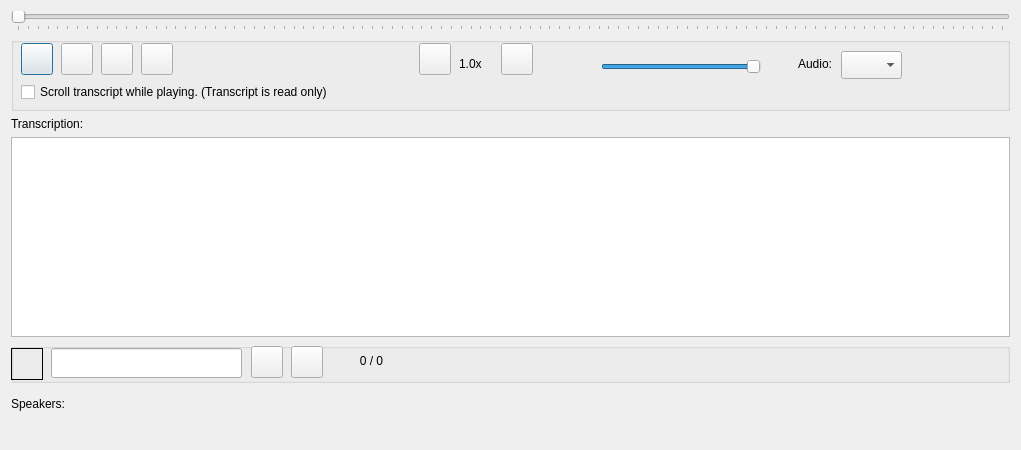
<?xml version="1.0" encoding="UTF-8"?>
<ui version="4.0">
 <class>Dialog_view_av</class>
 <widget class="QDialog" name="Dialog_view_av">
  <property name="geometry">
   <rect>
    <x>0</x>
    <y>0</y>
    <width>1021</width>
    <height>450</height>
   </rect>
  </property>
  <property name="windowTitle">
   <string>View Audio Video</string>
  </property>
  <layout class="QGridLayout" name="gridLayout">
   <item row="5" column="0">
    <widget class="QTextEdit" name="textEdit_transcription">
     <property name="minimumSize">
      <size>
       <width>0</width>
       <height>40</height>
      </size>
     </property>
     <property name="maximumSize">
      <size>
       <width>16777215</width>
       <height>167700</height>
      </size>
     </property>
     <property name="tabChangesFocus">
      <bool>true</bool>
     </property>
    </widget>
   </item>
   <item row="0" column="0">
    <widget class="QSlider" name="horizontalSlider">
     <property name="toolTip">
      <string>&lt;html&gt;&lt;head/&gt;&lt;body&gt;&lt;p&gt;Left click on the slider button and drag left or right to change audio/video position.&lt;/p&gt;&lt;/body&gt;&lt;/html&gt;</string>
     </property>
     <property name="minimum">
      <number>0</number>
     </property>
     <property name="maximum">
      <number>1000</number>
     </property>
     <property name="singleStep">
      <number>1</number>
     </property>
     <property name="value">
      <number>0</number>
     </property>
     <property name="orientation">
      <enum>Qt::Horizontal</enum>
     </property>
     <property name="tickPosition">
      <enum>QSlider::TicksBelow</enum>
     </property>
     <property name="tickInterval">
      <number>10</number>
     </property>
    </widget>
   </item>
   <item row="3" column="0">
    <widget class="QGroupBox" name="groupBox_2">
     <property name="minimumSize">
      <size>
       <width>0</width>
       <height>74</height>
      </size>
     </property>
     <property name="maximumSize">
      <size>
       <width>16777215</width>
       <height>74</height>
      </size>
     </property>
     <property name="title">
      <string/>
     </property>
     <widget class="QPushButton" name="pushButton_play">
      <property name="geometry">
       <rect>
        <x>10</x>
        <y>6</y>
        <width>32</width>
        <height>32</height>
       </rect>
      </property>
      <property name="toolTip">
       <string>&lt;html&gt;&lt;head/&gt;&lt;body&gt;&lt;p&gt;Play / Pause&lt;/p&gt;&lt;p&gt;Ctrl + S start/pause&lt;/p&gt;&lt;p&gt;Ctrl + P start/pause&lt;/p&gt;&lt;/body&gt;&lt;/html&gt;</string>
      </property>
      <property name="text">
       <string/>
      </property>
     </widget>
     <widget class="QSlider" name="horizontalSlider_vol">
      <property name="geometry">
       <rect>
        <x>590</x>
        <y>21</y>
        <width>160</width>
        <height>18</height>
       </rect>
      </property>
      <property name="maximum">
       <number>100</number>
      </property>
      <property name="value">
       <number>100</number>
      </property>
      <property name="orientation">
       <enum>Qt::Horizontal</enum>
      </property>
     </widget>
     <widget class="QLabel" name="label_volume">
      <property name="geometry">
       <rect>
        <x>540</x>
        <y>8</y>
        <width>32</width>
        <height>32</height>
       </rect>
      </property>
      <property name="toolTip">
       <string>&lt;html&gt;&lt;head/&gt;&lt;body&gt;&lt;p&gt;Volume&lt;/p&gt;&lt;/body&gt;&lt;/html&gt;</string>
      </property>
      <property name="text">
       <string/>
      </property>
      <property name="alignment">
       <set>Qt::AlignRight|Qt::AlignTrailing|Qt::AlignVCenter</set>
      </property>
     </widget>
     <widget class="QLabel" name="label_time">
      <property name="geometry">
       <rect>
        <x>220</x>
        <y>13</y>
        <width>171</width>
        <height>21</height>
       </rect>
      </property>
      <property name="text">
       <string/>
      </property>
     </widget>
     <widget class="QComboBox" name="comboBox_tracks">
      <property name="geometry">
       <rect>
        <x>830</x>
        <y>14</y>
        <width>61</width>
        <height>28</height>
       </rect>
      </property>
     </widget>
     <widget class="QLabel" name="label_audio">
      <property name="geometry">
       <rect>
        <x>760</x>
        <y>17</y>
        <width>61</width>
        <height>20</height>
       </rect>
      </property>
      <property name="text">
       <string>Audio:</string>
      </property>
      <property name="alignment">
       <set>Qt::AlignRight|Qt::AlignTrailing|Qt::AlignVCenter</set>
      </property>
     </widget>
     <widget class="QCheckBox" name="checkBox_scroll_transcript">
      <property name="geometry">
       <rect>
        <x>10</x>
        <y>44</y>
        <width>511</width>
        <height>22</height>
       </rect>
      </property>
      <property name="text">
       <string>Scroll transcript while playing. (Transcript is read only)</string>
      </property>
     </widget>
     <widget class="QLabel" name="label_rate">
      <property name="geometry">
       <rect>
        <x>448</x>
        <y>17</y>
        <width>41</width>
        <height>20</height>
       </rect>
      </property>
      <property name="toolTip">
       <string>&lt;html&gt;&lt;head/&gt;&lt;body&gt;&lt;p&gt;Ctrl + Shift + &amp;gt; increase play rate, maximum 2.0&lt;/p&gt;&lt;p&gt;Ctrl + Shift + &amp;lt; decrease play rate, minimum 0.1&lt;/p&gt;&lt;/body&gt;&lt;/html&gt;</string>
      </property>
      <property name="text">
       <string>1.0x</string>
      </property>
     </widget>
     <widget class="QLabel" name="label_time_3">
      <property name="geometry">
       <rect>
        <x>180</x>
        <y>7</y>
        <width>32</width>
        <height>32</height>
       </rect>
      </property>
      <property name="toolTip">
       <string>&lt;html&gt;&lt;head/&gt;&lt;body&gt;&lt;p&gt;Time&lt;/p&gt;&lt;/body&gt;&lt;/html&gt;</string>
      </property>
      <property name="text">
       <string/>
      </property>
     </widget>
     <widget class="QPushButton" name="pushButton_rate_down">
      <property name="geometry">
       <rect>
        <x>408</x>
        <y>6</y>
        <width>32</width>
        <height>32</height>
       </rect>
      </property>
      <property name="toolTip">
       <string>&lt;html&gt;&lt;head/&gt;&lt;body&gt;&lt;p&gt;Decrease play rate&lt;/p&gt;&lt;p&gt;Ctrl + Shift + &amp;lt; &lt;/p&gt;&lt;/body&gt;&lt;/html&gt;</string>
      </property>
      <property name="text">
       <string/>
      </property>
     </widget>
     <widget class="QPushButton" name="pushButton_rate_up">
      <property name="geometry">
       <rect>
        <x>490</x>
        <y>6</y>
        <width>32</width>
        <height>32</height>
       </rect>
      </property>
      <property name="toolTip">
       <string>&lt;html&gt;&lt;head/&gt;&lt;body&gt;&lt;p&gt;Increase play rate&lt;/p&gt;&lt;p&gt;Ctrl + Shift + &amp;gt; &lt;/p&gt;&lt;/body&gt;&lt;/html&gt;</string>
      </property>
      <property name="text">
       <string/>
      </property>
     </widget>
     <widget class="QPushButton" name="pushButton_rewind_5">
      <property name="geometry">
       <rect>
        <x>50</x>
        <y>6</y>
        <width>32</width>
        <height>32</height>
       </rect>
      </property>
      <property name="toolTip">
       <string>&lt;html&gt;&lt;head/&gt;&lt;body&gt;&lt;p&gt;Rewind 5 seconds&lt;/p&gt;&lt;p&gt;Ctrl + R&lt;/p&gt;&lt;/body&gt;&lt;/html&gt;</string>
      </property>
      <property name="text">
       <string/>
      </property>
     </widget>
     <widget class="QPushButton" name="pushButton_rewind_30">
      <property name="geometry">
       <rect>
        <x>90</x>
        <y>6</y>
        <width>32</width>
        <height>32</height>
       </rect>
      </property>
      <property name="toolTip">
       <string>&lt;html&gt;&lt;head/&gt;&lt;body&gt;&lt;p&gt;Rewind 30 seconds&lt;/p&gt;&lt;p&gt;Alt + R&lt;/p&gt;&lt;/body&gt;&lt;/html&gt;</string>
      </property>
      <property name="text">
       <string/>
      </property>
     </widget>
     <widget class="QPushButton" name="pushButton_forward_30">
      <property name="geometry">
       <rect>
        <x>130</x>
        <y>6</y>
        <width>32</width>
        <height>32</height>
       </rect>
      </property>
      <property name="toolTip">
       <string>&lt;html&gt;&lt;head/&gt;&lt;body&gt;&lt;p&gt;Forward 30 seconds&lt;/p&gt;&lt;p&gt;Alt + F&lt;/p&gt;&lt;/body&gt;&lt;/html&gt;</string>
      </property>
      <property name="text">
       <string/>
      </property>
     </widget>
    </widget>
   </item>
   <item row="4" column="0">
    <widget class="QLabel" name="label_transcription">
     <property name="toolTip">
      <string>&lt;html&gt;&lt;head/&gt;&lt;body&gt;&lt;p&gt;&lt;br/&gt;&lt;/p&gt;&lt;/body&gt;&lt;/html&gt;</string>
     </property>
     <property name="text">
      <string>Transcription:</string>
     </property>
    </widget>
   </item>
   <item row="7" column="0">
    <widget class="QLabel" name="label_speakers">
     <property name="minimumSize">
      <size>
       <width>0</width>
       <height>30</height>
      </size>
     </property>
     <property name="maximumSize">
      <size>
       <width>16777215</width>
       <height>30</height>
      </size>
     </property>
     <property name="toolTip">
      <string>&lt;html&gt;&lt;head/&gt;&lt;body&gt;&lt;p&gt;Add a speaker name to shortcuts. In the text entry box press ctrl + n&lt;/p&gt;&lt;p&gt;Insert a speaker into transcription. In the text entry box press ctrl + 1 up to ctrl + 8 for the speakers name.&lt;/p&gt;&lt;/body&gt;&lt;/html&gt;</string>
     </property>
     <property name="text">
      <string>Speakers:</string>
     </property>
    </widget>
   </item>
   <item row="6" column="0">
    <widget class="QGroupBox" name="groupBox_search_text">
     <property name="minimumSize">
      <size>
       <width>0</width>
       <height>40</height>
      </size>
     </property>
     <property name="maximumSize">
      <size>
       <width>16777215</width>
       <height>40</height>
      </size>
     </property>
     <property name="title">
      <string/>
     </property>
     <widget class="QLineEdit" name="lineEdit_search">
      <property name="geometry">
       <rect>
        <x>40</x>
        <y>5</y>
        <width>191</width>
        <height>30</height>
       </rect>
      </property>
      <property name="toolTip">
       <string>&lt;html&gt;&lt;head/&gt;&lt;body&gt;&lt;p&gt;Search for text.&lt;/p&gt;&lt;/body&gt;&lt;/html&gt;</string>
      </property>
     </widget>
     <widget class="QPushButton" name="pushButton_next">
      <property name="geometry">
       <rect>
        <x>280</x>
        <y>3</y>
        <width>32</width>
        <height>32</height>
       </rect>
      </property>
      <property name="toolTip">
       <string>&lt;html&gt;&lt;head/&gt;&lt;body&gt;&lt;p&gt;Next&lt;/p&gt;&lt;/body&gt;&lt;/html&gt;</string>
      </property>
      <property name="text">
       <string/>
      </property>
     </widget>
     <widget class="QLabel" name="label_search_regex">
      <property name="geometry">
       <rect>
        <x>0</x>
        <y>5</y>
        <width>32</width>
        <height>32</height>
       </rect>
      </property>
      <property name="toolTip">
       <string>&lt;html&gt;&lt;head/&gt;&lt;body&gt;&lt;p&gt;Search uses Regex functions. &lt;/p&gt;&lt;p&gt;A dot ‘.’ is used as a wild card, e.g. ‘.ears’ will match ‘bears’ and ‘years’. &lt;/p&gt;&lt;p&gt;A ‘?’ after a character will match one or none times that character, e.g. ‘bears?’ will match ‘bear’ and ‘bears’ &lt;/p&gt;&lt;p&gt;&lt;span style=&quot; background-color:transparent;&quot;&gt;A ‘*’ after a character will match zero or more times. &lt;/span&gt;&lt;/p&gt;&lt;p&gt;&lt;span style=&quot; background-color:transparent;&quot;&gt;‘&lt;/span&gt;\. will match the dot symbol, ‘\?’ will match the question mark. ‘\n’ will match the line ending symbol. &lt;/p&gt;&lt;p&gt;Regex cheatsheet: &lt;a href=&quot;http://www.rexegg.com/regex-quickstart.html&quot;&gt;&lt;span style=&quot; text-decoration: underline; color:#000080;&quot;&gt;www.rexegg.com/regex-quickstart.html&lt;/span&gt;&lt;/a&gt;&lt;/p&gt;&lt;/body&gt;&lt;/html&gt;</string>
      </property>
      <property name="autoFillBackground">
       <bool>false</bool>
      </property>
      <property name="frameShape">
       <enum>QFrame::Box</enum>
      </property>
      <property name="text">
       <string/>
      </property>
      <property name="alignment">
       <set>Qt::AlignRight|Qt::AlignTrailing|Qt::AlignVCenter</set>
      </property>
      <property name="wordWrap">
       <bool>true</bool>
      </property>
     </widget>
     <widget class="QPushButton" name="pushButton_previous">
      <property name="geometry">
       <rect>
        <x>240</x>
        <y>3</y>
        <width>32</width>
        <height>32</height>
       </rect>
      </property>
      <property name="toolTip">
       <string>&lt;html&gt;&lt;head/&gt;&lt;body&gt;&lt;p&gt;Previous&lt;/p&gt;&lt;/body&gt;&lt;/html&gt;</string>
      </property>
      <property name="text">
       <string/>
      </property>
     </widget>
     <widget class="QLabel" name="label_search_totals">
      <property name="geometry">
       <rect>
        <x>320</x>
        <y>7</y>
        <width>81</width>
        <height>22</height>
       </rect>
      </property>
      <property name="text">
       <string>0 / 0</string>
      </property>
      <property name="alignment">
       <set>Qt::AlignCenter</set>
      </property>
     </widget>
    </widget>
   </item>
   <item row="8" column="0">
    <widget class="QLabel" name="label_note">
     <property name="text">
      <string/>
     </property>
    </widget>
   </item>
  </layout>
 </widget>
 <tabstops>
  <tabstop>pushButton_play</tabstop>
  <tabstop>horizontalSlider_vol</tabstop>
  <tabstop>comboBox_tracks</tabstop>
  <tabstop>checkBox_scroll_transcript</tabstop>
  <tabstop>textEdit_transcription</tabstop>
  <tabstop>horizontalSlider</tabstop>
 </tabstops>
 <resources/>
 <connections/>
</ui>
